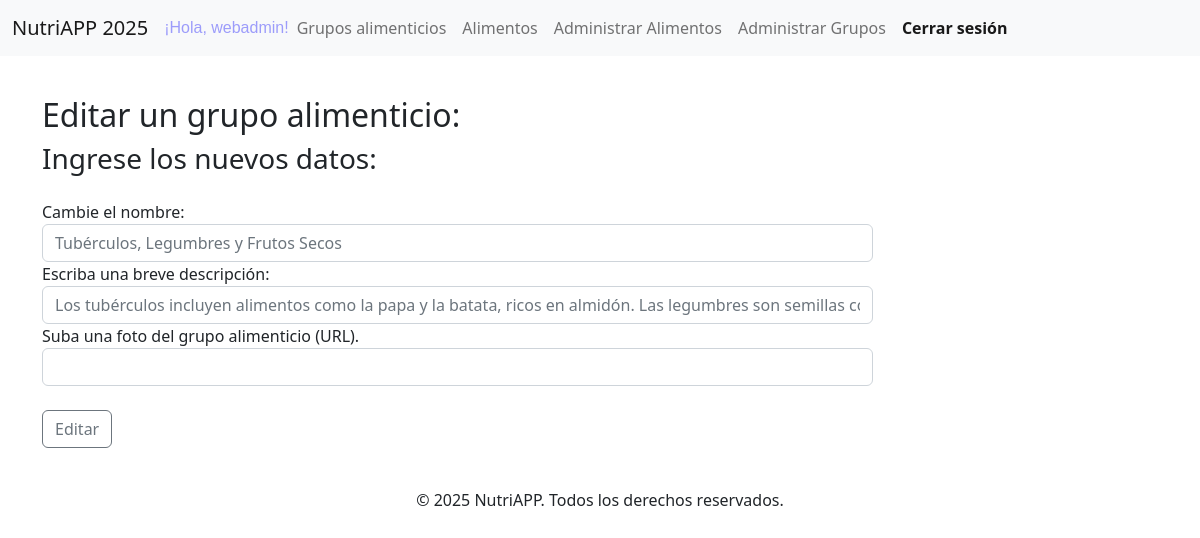
Page /form_editar_grupo/14 (signed in) on the committed database.
### tables this page shows
CREATE TABLE `grupos_alimentos` (
  `id_grupo` int(11) NOT NULL,
  `nombre_grupo` varchar(50) NOT NULL,
  `descripcion_grupo` text NOT NULL,
  `imagen_grupo` varchar(255) NOT NULL
);

### app/vistas/grupos.vistas.php (called while the page is built, shortened)
<?php
class gruposVista{
    public function formEditarGrupo($grupo, $usuario){
        require_once 'templates/layout/header.phtml';
        require_once 'templates/form_editar_grupo.phtml';
    }
}

### app/controladores/grupos.controlador.php (called while the page is built, shortened)
<?php
require_once 'app/modelos/grupos.modelo.php';
require_once 'app/vistas/grupos.vistas.php';
class gruposControlador{
    private $modelo;
    private $vista;
    public function __construct(){
        $this->modelo = new gruposModelo();
        $this->vista = new gruposVista();
    }
    public function formEditarGrupo($id_grupo, $request){
        $grupo = $this->modelo->obtenerIdGrupo($id_grupo);
        $this->vista->formEditarGrupo($grupo, $request->usuario);
    }
}

### app/modelos/grupos.modelo.php (called while the page is built, shortened)
<?php
class gruposModelo{
    private $db;
    public function __construct(){
        $this->db = new PDO('mysql:host=localhost;dbname=db_nutri;charset=utf8', 'root', '');
    }
    public function obtenerIdGrupo($id_grupo){
        $query = $this->db->prepare('SELECT * FROM grupos_alimentos WHERE id_grupo = ?');
        $query->execute([$id_grupo]);
        $grupos_alimentos = $query->fetch(PDO::FETCH_OBJ);
        return $grupos_alimentos;
    }
}

### templates/form_editar_grupo.phtml (the view, shortened to what this page needs)
<h2>Editar un grupo alimenticio:</h2>
<h3> Ingrese los nuevos datos: </h3>
<form action="actualizar_grupo" method="POST" class="my-4">
    <div class="row">
        <div class="col-9">
            <div class="form-group">
                <label> Cambie el nombre: </label>
                <input required name="E_nombre_grupo" type="text" class="form-control" placeholder="<?=htmlspecialchars($grupo->nombre_grupo)?>" required>
                <label> Escriba una breve descripción: </label>
                <input required name="E_descripcion_grupo" type="text" class="form-control" placeholder="<?=htmlspecialchars($grupo->descripcion_grupo)?>" required>
                <label> Suba una foto del grupo alimenticio (URL). </label>
                <input name="E_imagen_grupo" type="url" class="form-control">
            </div>
        </div>
        <div class="col-9">
            <br>
            <button type="submit" class="btn btn-outline-secondary"> Editar </button>
        </div>
    </div>
</form>
<?php require 'templates/layout/footer.phtml'; ?>

### rows in the picture
grupos_alimentos: E_nombre_grupo "Tubérculos, Legumbres y Frutos Secos", E_descripcion_grupo "Los tubérculos incluyen alimentos como la papa y la batata, ricos en almidón. Las legumbres son semillas como frijoles y lentejas, ricas en proteínas y fibra. Los frutos secos son nueces, almendras y pistachos, ricos en grasas saludables."

### other values in the picture
$usuario->nombre_usuario "webadmin"
